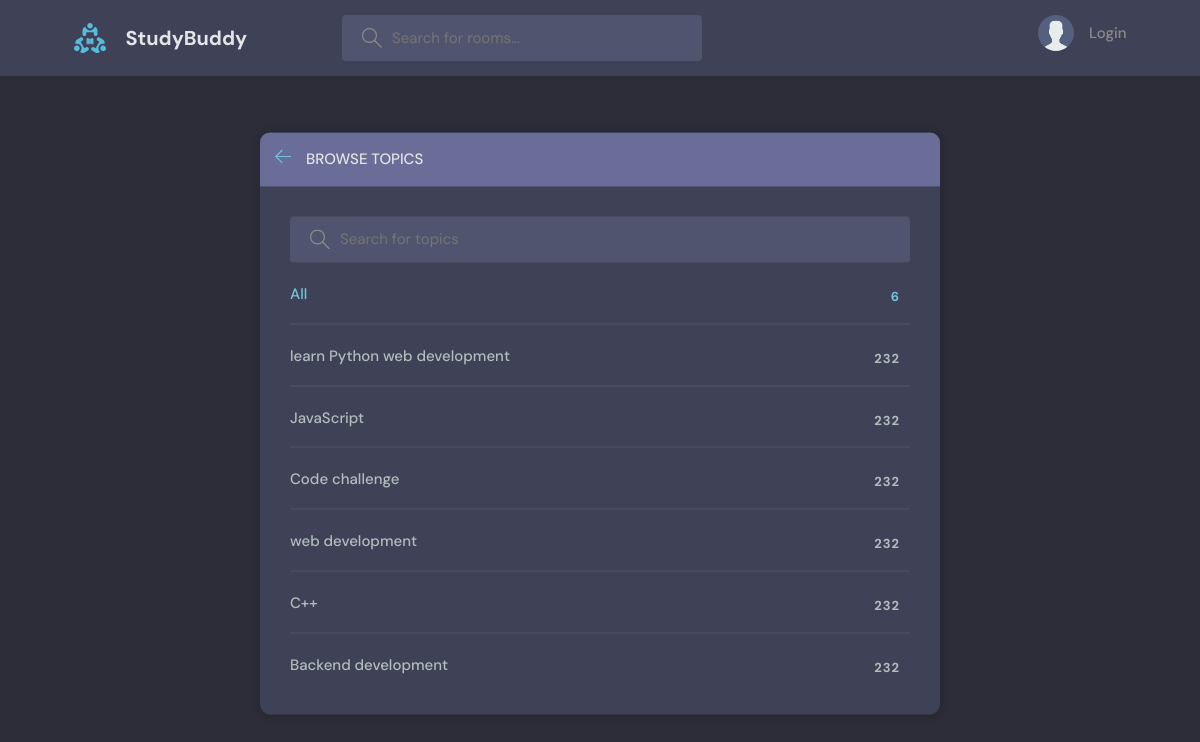
/topics/, run on an earlier commit of the app's database.
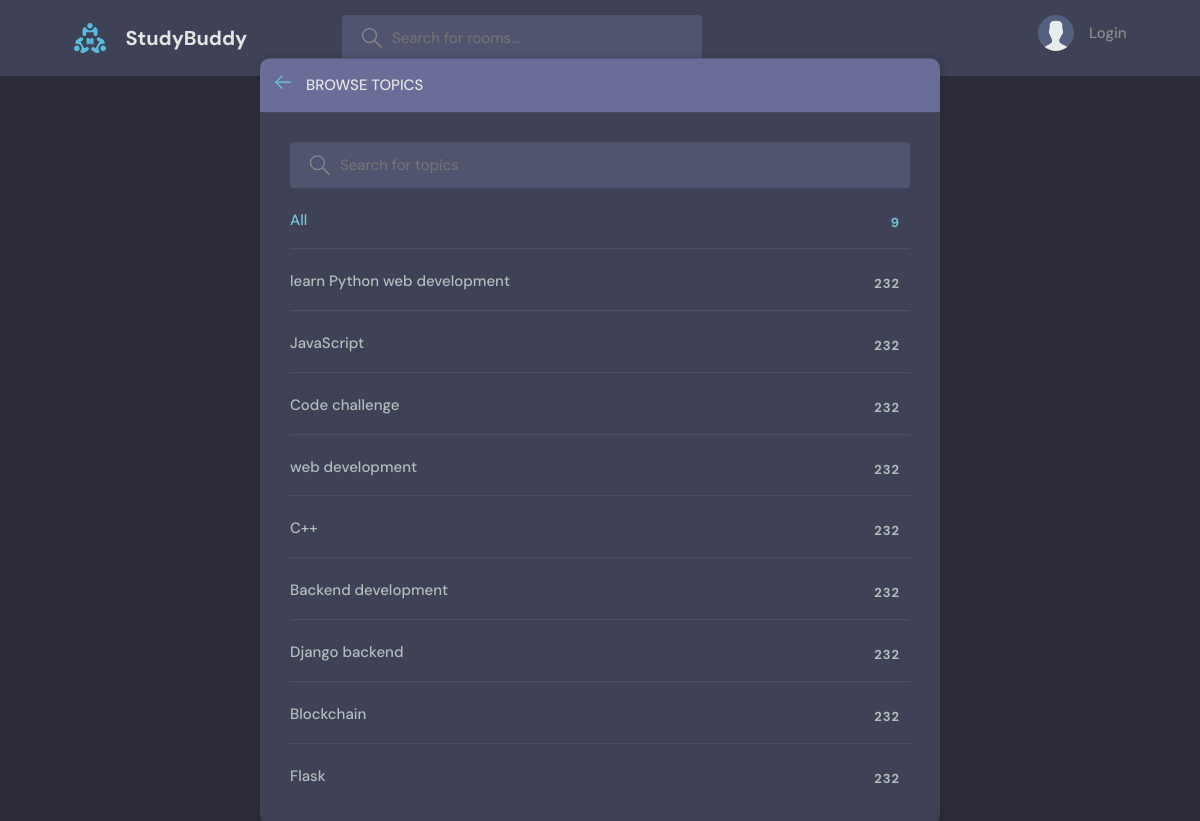
And on a later commit of the database.
### base/models.py (models this page shows, shortened)
class Topic(models.Model):
    name = models.CharField(max_length=200)

### base/views.py (the view)
# urls.py: path('topics/', views.topicsPage, name='topics'),
def topicsPage(request):
    q = request.GET.get('q','') if request.GET.get('q') != None else ''
    topics = Topic.objects.filter(name__icontains=q)
    return render(request, 'base/topics.html',{'topics':topics})

### base/templates/base/topics.html (shortened to what this page needs)
{% extends 'main.html' %}
{% block content %}
    <main class="create-room layout">
      <div class="container">
        <div class="layout__box">
          <div class="layout__boxHeader">
            <div class="layout__boxTitle">
              <a href="{% url 'home' %}">
                <svg version="1.1" xmlns="http://www.w3.org/2000/svg" width="32" height="32" viewBox="0 0 32 32">
                  <title>arrow-left</title>
                  <path
                    d="M13.723 2.286l-13.723 13.714 13.719 13.714 1.616-1.611-10.96-10.96h27.625v-2.286h-27.625l10.965-10.965-1.616-1.607z"
                  ></path>
                </svg>
              </a>
              <h3>Browse Topics</h3>
            </div>
          </div>
          <div class="topics-page layout__body">
            <form action = "" method = "GET" class="header__search">
              <label>
                <input name = 'q' placeholder="Search for topics" />
              </label>
            </form>
            <ul class="topics__list">
              <li>
                <a href="{% url 'topics' %}" class="active">All <span>{{topics.count}}</span></a>
              </li>
              {% for topic in topics %}
              <li>
                <a href="{% url 'home' %}?q={{ topic.name }}">{{ topic.name }} <span>232</span></a>
              </li>
              {% endfor %}
            </ul>
          </div>
        </div>
      </div>
    </main>
{% endblock content%}

### templates/main.html (shortened to what this page needs)
<!DOCTYPE html>
{% load static %}
<html lang="en">
  <head>
    <link rel="stylesheet" href="{% static 'styles/style.css' %}" />
  </head>
  <body>
    {% include 'navbar.html' %}
    {% block content %}
    {% endblock %}
  </body>
</html>

### templates/navbar.html (shortened to what this page needs)
{% load static %}
<header class="header header--loggedIn">
    <div class="container">
      <a href="{% url 'home' %}" class="header__logo">
        <img src="{% static 'images/logo.svg' %}" />
        <h1>StudyBuddy</h1>
      </a>
        <form class="header__search" method ="GET" action = "{% url 'home' %}">
        <label>
          <input name = "q" placeholder="Search for rooms..." />
        </label>
      </form>
      <nav class="header__menu">
        {% if request.user.is_authenticated %}
        <div class="header__user">
          <a href="{% url 'update-user' %}">
            <div class="avatar avatar--medium active">
              <img src="{{request.user.avatar.url}}" />
            </div>
            <p>{{request.user.username}} <span>@{{request.user.username}}</span></p>
          </a>
          <button class="dropdown-button">
            <svg version="1.1" xmlns="http://www.w3.org/2000/svg" width="32" height="32" viewBox="0 0 32 32">
              <title>chevron-down</title>
              <path d="M16 21l-13-13h-3l16 16 16-16h-3l-13 13z"></path>
            </svg>
          </button>
        </div>
    {% else %}
        <a href="{% url 'login' %}">
          <img src="{% static 'images/avatar.svg' %}" />
          <p>Login</p>
        </a>
        {% endif %}
      </nav>
    </div>
  </header>

### static/styles/style.css (style rules this page uses)
:root { --color-main: #71c6dd; --color-main-light: #e1f6fb; --color-dark: #3f4156; --color-dark-medium: #51546e; --color-dark-light: #696d97; --color-light: #e5e5e5; --color-gray: #8b8b8b; --color-light-gray: #b2bdbd; --color-bg: #2d2d39; --color-success: #5dd693; --color-error: #fc4b0b; }
* { font-family: "DM Sans", -apple-system, BlinkMacSystemFont, "Segoe UI", Roboto, Oxygen, Ubuntu, Cantarell, "Open Sans", "Helvetica Neue", sans-serif; margin: 0; padding: 0; box-sizing: border-box; text-rendering: optimizeLegibility; font-size: inherit; }
html { font-size: 56.25%; }
@media only screen and (min-width: 1200px) { html { font-size: 62.5%; } }
body { line-height: 1.6; font-weight: 400; font-size: 1.5rem; color: var(--color-light-gray); background-color: var(--color-bg); min-height: 100vh; }
img { width: 100%; }
a { display: inline-block; color: var(--color-main); text-decoration: none; }
.container { max-width: 120rem; width: 90%; margin: auto; }
.header { padding: 1.5rem; background-color: var(--color-dark); }
.header > .container { display: flex; gap: 9.5rem; }
.header__logo, .header__user { display: flex; gap: 2rem; align-items: center; }
.header__logo > img { height: 3.2rem; width: 3.2rem; }
.header__logo > h1 { font-weight: 700; font-size: 2rem; color: var(--color-light); }
.header__search > label { background-color: var(--color-dark-medium); padding: 1.3rem 1rem; display: flex; align-items: center; gap: 1rem; border-radius: 4px; }
.header__search svg { fill: var(--color-gray); width: 2rem; height: 2rem; margin-left: 1rem; }
.header__search input { width: 30rem; background: transparent; border: none; outline: none; color: var(--color-light); }
.header__menu { margin-left: auto; position: relative; }
.header__menu a { display: flex; gap: 1.5rem; align-items: center; font-weight: 500; text-decoration: none; color: var(--color-gray); }
.header__menu img { height: 3.6rem; }
.header__menu p { line-height: 1.2; }
.layout { margin-top: 2.4rem; }
.layout > .container { display: flex; justify-content: space-between; align-items: flex-start; }
.layout__box { width: 90%; max-width: 48rem; min-height: 40rem; position: absolute; top: 50%; left: 50%; transform: translate(-50%, -46%); background-color: var(--color-dark); border-radius: 1rem; box-shadow: 1px 1px 6px 3px rgba(0, 0, 0, 0.1); overflow: hidden; }
.layout__boxHeader { display: flex; padding: 1.5rem; background-color: var(--color-dark-light); }
.layout__boxTitle { display: flex; gap: 1.5rem; align-items: center; }
.layout__boxTitle h3 { text-transform: uppercase; font-weight: 500; color: var(--color-light); }
.layout__boxTitle svg { width: 1.6rem; height: 1.6rem; fill: var(--color-main); }
.layout__body { margin: 3rem; grid-template-columns: 2fr 9fr 2fr; }
.topics__list { list-style: none; }
.topics__list li a { display: flex; justify-content: space-between; margin-bottom: 3rem; font-weight: 500; color: var(--color-light-gray); transition: all 0.3s ease-in-out; }
.topics__list li a.active, .topics__list li a:hover { color: var(--color-main); }
.topics__list li a span { padding: 0.5rem 1rem; background-color: var(--color-dark); border-radius: 3px; font-size: 1.3rem; font-weight: 700; letter-spacing: 1px; }
.topics-page .topics__list li:not(:last-child) a { margin: 2rem 0; padding-bottom: 1rem; text-decoration: none; border-bottom: 1px solid var(--color-dark-medium); }
.topics-page .header__search { display: block; }
.create-room.layout .layout__box { max-width: 68rem; }

What changed in the data, as far as the page shows it:
added Topic: name "Django backend"
added Topic: name "Blockchain"
added Topic: name "Flask"
Also different on the page:
{{ topics.count }}: "6" → "9"
